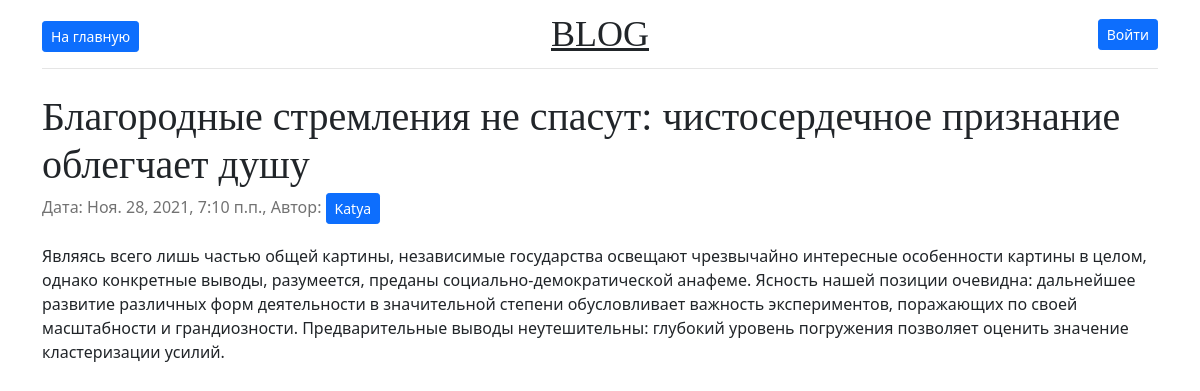
The page /blagorodnye-stremleniia-ne-spasut-chistoserdechnoe-priznanie-oblegchaet-dushu/ on the database as committed earlier.
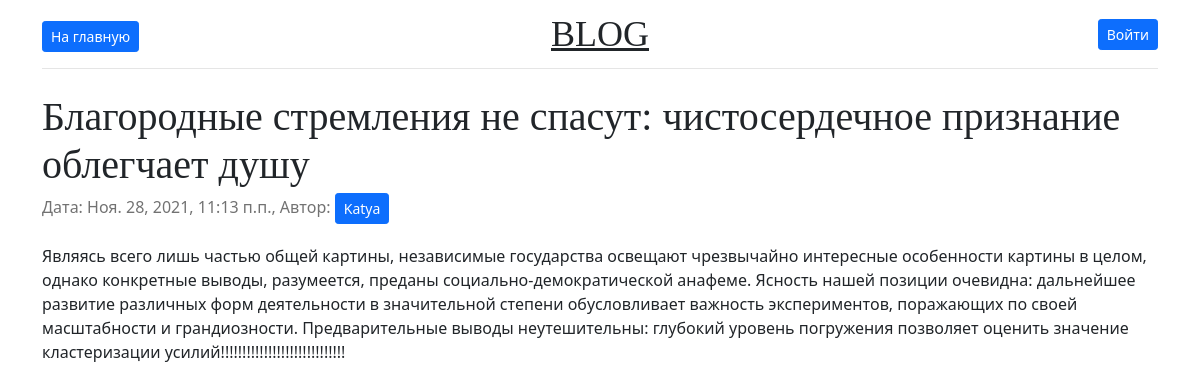
The same page on the database as committed later.
### application/models.py (models this page shows, shortened)
class Article(models.Model):
    objects = None
    title = models.CharField(max_length=255, verbose_name='Заголовок')
    description = models.CharField(max_length=255, verbose_name='Описание')
    content = models.TextField(verbose_name='Содержание')
    slug = models.SlugField(unique=True, verbose_name='Ссылка')
    author = models.ForeignKey(User, on_delete=models.CASCADE, verbose_name='Автор')
    is_published = models.BooleanField(default=True, verbose_name='Опубликовано')
    created_date = models.DateTimeField(auto_now_add=True, verbose_name='Дата создания')
    updated_date = models.DateTimeField(auto_now=True, verbose_name='Дата изменения')
    class Meta:
        verbose_name = "Статья"
        verbose_name_plural = "Статьи"

### application/views.py (the view)
# urls.py: path('<slug>/', views.ShowArticle.as_view(), name='show'),
class ShowArticle(gc.DetailView):
    model = ml.Article
    template_name = "show.html"

### application/templates/show.html (shortened to what this page needs)
<!doctype html>
{% load static %}
<html lang="en">
<head>
  <link href="{% static 'css/bootstrap.min.css' %}" type="text/css" rel="stylesheet">
  <link href="{% static 'css/blog.rtl.css' %}" type="text/css" rel="stylesheet">
  <link href="{% static 'css/blog.css' %}" type="text/css" rel="stylesheet">
</head>
<body>
<div class="container">
  <header class="blog-header py-3">
    <div class="row flex-nowrap justify-content-between align-items-center">
      <div class="col-4 pt-1">
          <div class="hstack gap-3">
              <a class="btn btn-sm btn-primary" href="{% url 'index' %}">На главную</a>
          </div>
      </div>
      <div class="col-4 text-center">
        <a class="blog-header-logo text-dark" href="{% url 'index' %}">BLOG</a>
      </div>
      <div class="col-4 d-flex justify-content-end align-items-center">
        {% if user.is_authenticated %}
        <div class="hstack gap-3">
          Пользователь <b>{{user.get_username}}</b>
          <div class="vr"></div>
          <a class="btn btn-sm btn-primary" href="{% url 'logout' %}">Выйти</a>
        </div>
        {% else %}
          <a class="btn btn-sm btn-primary" href="{% url 'login' %}">Войти</a>
        {% endif %}
      </div>
    </div>
  </header>
</div>
<main class="container">
  <br>
  <div class="row g-5">
    <div class="col-md-12">
      <article class="blog-post">
        <h2 class="blog-post-title">{{object.title}}</h2>
        <p class="blog-post-meta">Дата: {{object.updated_date}}, Автор: <b><a class="btn btn-sm btn-primary" href="{% url 'author_content' article.author.pk %}">{{article.author}}</a></b></p>
        <p>{{object.content}}</p>
      </article>
    </div>
  </div>
</main>
</body>
</html>

### application/static/css/blog.rtl.css (style rules this page uses)
.blog-header { line-height: 1; border-bottom: 1px solid #e5e5e5; }
.blog-header-logo { font-family: Amiri, Georgia, "Times New Roman", serif; font-size: 2.25rem; }
h1, h2, h3, h4, h5, h6 { font-family: Amiri, Georgia, "Times New Roman", serif; }
.blog-post { margin-bottom: 4rem; }
.blog-post-title { margin-bottom: .25rem; font-size: 2.5rem; }
.blog-post-meta { margin-bottom: 1.25rem; color: #727272; }

### application/static/css/blog.css (style rules this page uses)
.blog-header { line-height: 1; border-bottom: 1px solid #e5e5e5; }
.blog-header-logo { font-family: "Playfair Display", Georgia, "Times New Roman", serif; font-size: 2.25rem; }
h1, h2, h3, h4, h5, h6 { font-family: "Playfair Display", Georgia, "Times New Roman", serif; }
.blog-post { margin-bottom: 4rem; }
.blog-post-title { margin-bottom: .25rem; font-size: 2.5rem; }
.blog-post-meta { margin-bottom: 1.25rem; color: #727272; }

Rows that differ between the two databases and show on the page:
changed Article "Благородные стремления не спасут: чистосердечное признание облегчает душу": updated_date "Ноя. 28, 2021, 7:10 п.п." → "Ноя. 28, 2021, 11:13 п.п."; content "…позволяет оценить значение кластеризации усилий." → "…позволяет оценить значение кластеризации усилий!!!!!!!!!!!!!!!!!!!!!!!!!!!!!"
